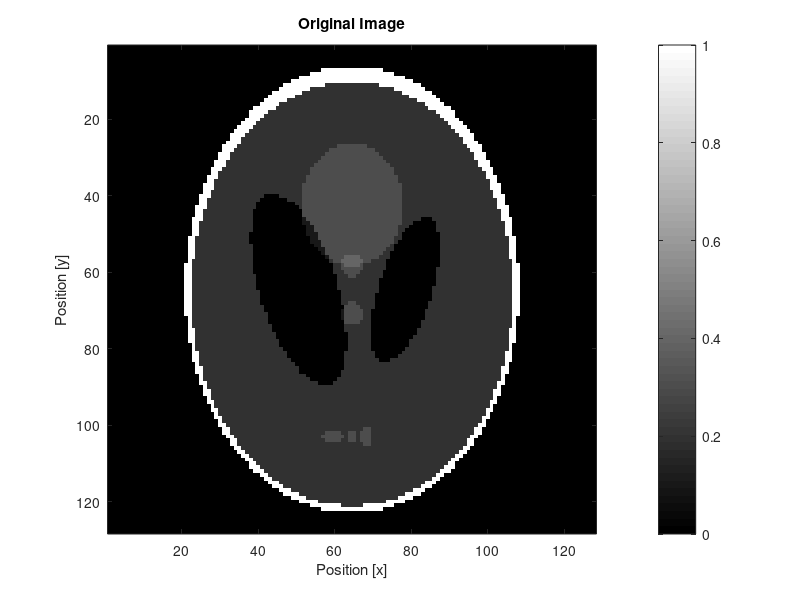
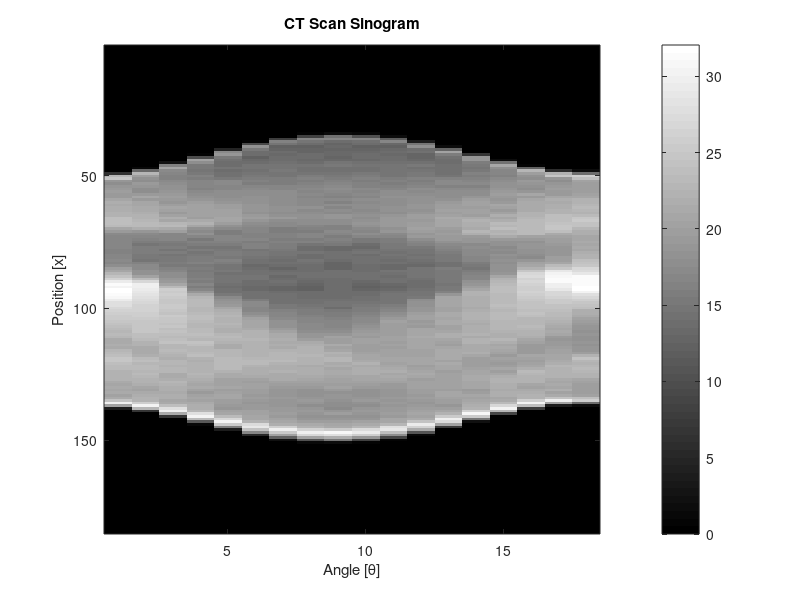
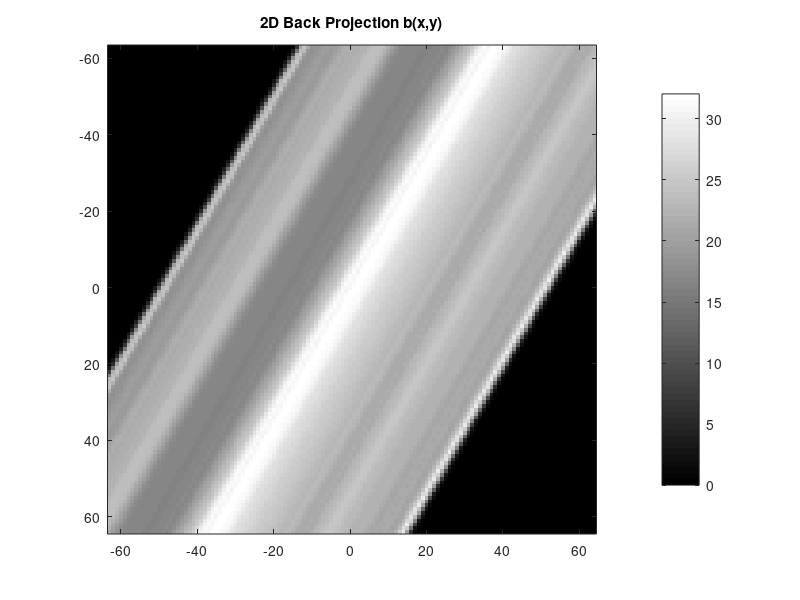

Reproduce these figures in MATLAB, in order. (Note: this script raises an error after producing the figures.)
%% Original image
load('original_image_128.mat')
figure;
imagesc(original_image)
axis image; % Ensure the aspect ratio is correct
colormap gray; % Use a grayscale colormap
colorbar; % Show a colorbar
title('Original Image');
xlabel('Position [x]');
ylabel('Position [y]');

%% Load Sinogram
load('128_18.mat')
figure;
imagesc(sino)
colormap gray; % Use a grayscale colormap
colorbar; % Show a colorbar
title('CT Scan Sinogram');
xlabel('Angle [\theta]');
ylabel('Position [x]');

%% General variables
[numProjections, numAngles] = size(sino);

angleInterval = [30, 180];
angles = linspace(angleInterval(1), angleInterval(2), numAngles-2);

gridSize = 128;
l = -92:92;

%% A2
angleSample = 1;
projectionAngle = angles(angleSample);
projectionAngleRad = deg2rad(projectionAngle);

p = sino(:, angleSample);

% % v1 naïve approach
% b30_naive = zeros(gridSize, gridSize);
% for y = -63:64
%   for x = -63:64
%     l_sample = round(x * cos(projectionAngleRad) + y * sin(projectionAngleRad));
%     [numDatapoints, z] = size(sino(:, angleSample));
%     indexMidpoint = (numDatapoints - 1) / 2;
% 
%     lIndex = indexMidpoint + l_sample;
%     b30_naive(y + 64, x + 64) = sino(lIndex, angleSample);
%   end
% end
% 
% figure;
% imagesc(linspace(-63, 64, gridSize), linspace(-63, 64, gridSize), b30_naive);
% axis image; % Ensure the aspect ratio is correct
% colormap gray; % Use a grayscale colormap
% colorbar; % Show a colorbar
% title('2D Back Projection b(x,y)');
% subtitle('Using naïve pixel looping');
% xlabel('Position [x]');
% ylabel('Position [y]');

% v2
[x,y] = meshgrid(linspace(-63, 63, gridSize));
l_cartesian = x * cos(projectionAngleRad) + y * sin(projectionAngleRad);
b30 = interp1(l, p, l_cartesian, 'linear', 0);

figure;
imagesc(linspace(-63, 64, gridSize), linspace(-63, 64, gridSize), b30);
axis image; % Ensure the aspect ratio is correct
colormap gray; % Use a grayscale colormap
colorbar; % Show a colorbar
title('2D Back Projection b(x,y)');
subtitle('Using meshgrid');
xlabel('Position [x]');
ylabel('Position [y]');

%% A3
image = zeros(gridSize, gridSize);
for idx = 1:numel(angles)
  projectionAngle = angles(idx);
  projectionAngleRad = deg2rad(projectionAngle);
  
  forward_projection = sino(:, angleSample);
  
  [x,y] = meshgrid(linspace(-63, 63, gridSize));
  l_cartesian = x * cos(projectionAngleRad) + y * sin(projectionAngleRad);
  backProjection = interp1(l, forward_projection, l_cartesian, 'linear', 0);
  image = image + backProjection;
end

image = (pi / (2 * numAngles)) * image;

figure;
imagesc(linspace(-63, 64, gridSize), linspace(-63, 64, gridSize), image);
axis image; % Ensure the aspect ratio is correct
colormap gray; % Use a grayscale colormap
colorbar; % Show a colorbar
title('Back Projection image f_b(x,y)');
xlabel('Position [x]');s
ylabel('Position [y]');

%% B2

image = zeros(gridSize, gridSize);

omega = linspace(-1, 1, numProjections);
rampFilter = abs(omega);

for idx = 1:numel(angles) 
    p = sino(:, idx);
    
    P = fftshift(fft(p));
    P_filtered = P .* rampFilter';
    p_filtered = ifft(ifftshift(P_filtered));

    projectionAngle = angles(idx);
    projectionAngleRad = deg2rad(projectionAngle);

    [X, Y] = meshgrid(linspace(-64, 63, gridSize), linspace(-64, 63, gridSize));
    s = X * cos(projectionAngleRad) - Y * sin(projectionAngleRad);

    backprojected = interp1(l, p_filtered, s, 'linear', 0);
    
    image = image + backprojected;
end

% Normalize the reconstructed image
image = (pi / (2 * numAngles)) * image;

% Display the reconstructed image
figure;
imagesc(linspace(-63, 64, gridSize), linspace(-63, 64, gridSize), image);
axis image; % Ensure the aspect ratio is correct
colormap gray; % Use a grayscale colormap
colorbar; % Show a colorbar
title('Filtered Back Projection Image');
subtitle('Using ramp filter \omega \in [-1, 1]')
xlabel('Position [x]');
ylabel('Position [y]');

%% B3